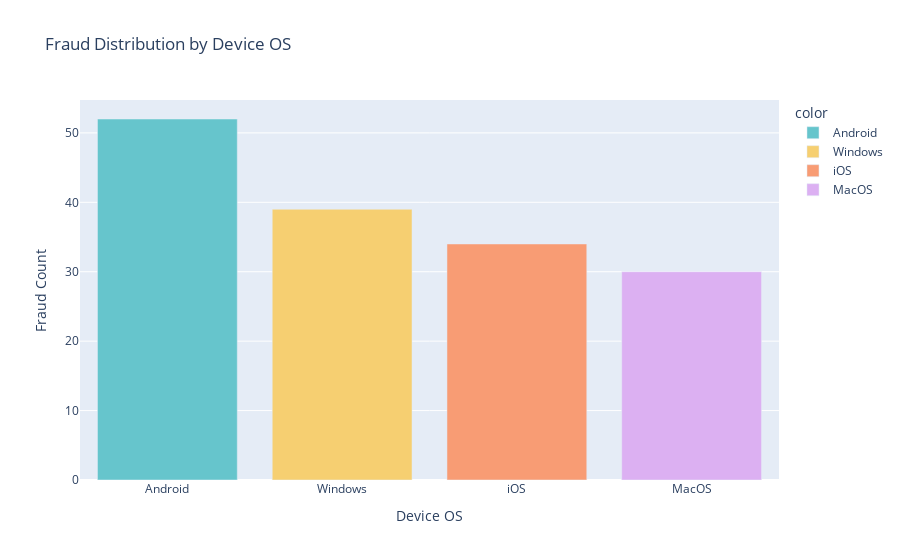

Write notebook code for a chart like this one.
### Code cell
#plot 8 :relationship between device_os and fraud using scatter plot
fig = px.bar(x=fraud['Device_OS'].value_counts().index,
             y=fraud['Device_OS'].value_counts().values,
               color=fraud['Device_OS'].value_counts().index,
               title='Fraud Distribution by Device OS',
               labels={'x': 'Device OS', 'y': 'Fraud Count'},
               color_discrete_sequence=px.colors.qualitative.Pastel)
fig.update_layout(xaxis={'categoryorder': 'total descending'})
fig.show()

### Figure 1 — Plotly figure (JSON) as saved in the notebook; plotly's stock layout.template omitted (floating-point values rounded to 4 significant figures)
{"data": [{"alignmentgroup": "True", "hovertemplate": "color=Android<br>Device OS=%{x}<br>Fraud Count=%{y}<extra></extra>", "legendgroup": "Android", "marker": {"color": "rgb(102, 197, 204)", "pattern": {"shape": ""}}, "name": "Android", "offsetgroup": "Android", "orientation": "v", "showlegend": true, "textposition": "auto", "type": "bar", "x": ["Android"], "xaxis": "x", "y": [52], "yaxis": "y"}, {"alignmentgroup": "True", "hovertemplate": "color=Windows<br>Device OS=%{x}<br>Fraud Count=%{y}<extra></extra>", "legendgroup": "Windows", "marker": {"color": "rgb(246, 207, 113)", "pattern": {"shape": ""}}, "name": "Windows", "offsetgroup": "Windows", "orientation": "v", "showlegend": true, "textposition": "auto", "type": "bar", "x": ["Windows"], "xaxis": "x", "y": [39], "yaxis": "y"}, {"alignmentgroup": "True", "hovertemplate": "color=iOS<br>Device OS=%{x}<br>Fraud Count=%{y}<extra></extra>", "legendgroup": "iOS", "marker": {"color": "rgb(248, 156, 116)", "pattern": {"shape": ""}}, "name": "iOS", "offsetgroup": "iOS", "orientation": "v", "showlegend": true, "textposition": "auto", "type": "bar", "x": ["iOS"], "xaxis": "x", "y": [34], "yaxis": "y"}, {"alignmentgroup": "True", "hovertemplate": "color=MacOS<br>Device OS=%{x}<br>Fraud Count=%{y}<extra></extra>", "legendgroup": "MacOS", "marker": {"color": "rgb(220, 176, 242)", "pattern": {"shape": ""}}, "name": "MacOS", "offsetgroup": "MacOS", "orientation": "v", "showlegend": true, "textposition": "auto", "type": "bar", "x": ["MacOS"], "xaxis": "x", "y": [30], "yaxis": "y"}], "layout": {"barmode": "relative", "legend": {"title": {"text": "color"}, "tracegroupgap": 0}, "title": {"text": "Fraud Distribution by Device OS"}, "xaxis": {"anchor": "y", "categoryorder": "total descending", "domain": [0, 1], "title": {"text": "Device OS"}}, "yaxis": {"anchor": "x", "domain": [0, 1], "title": {"text": "Fraud Count"}}}}
